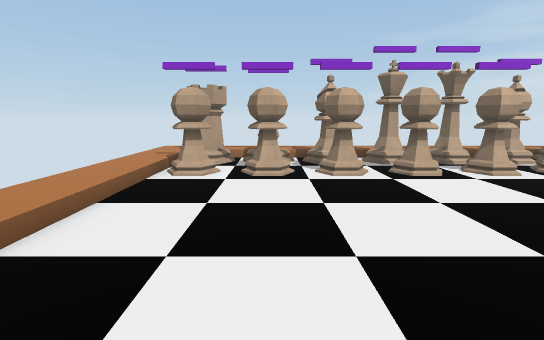
[1] (above)

13 first-person views from a walk through a scene from a Unity 3-D project. The camera is 0.72 m above the floor, tilts 10° down and sees 85° across. The floor is counted in squares, 0.5 m on a side. Each view is taken from the middle of a square. On the plan, view 1 faces up. The plan holds only what a view shows up to about 14 squares ahead; the rest is blank. The place goes on beyond the plan. The player character is not drawn. Some surface patterns are stand-ins.

[2]
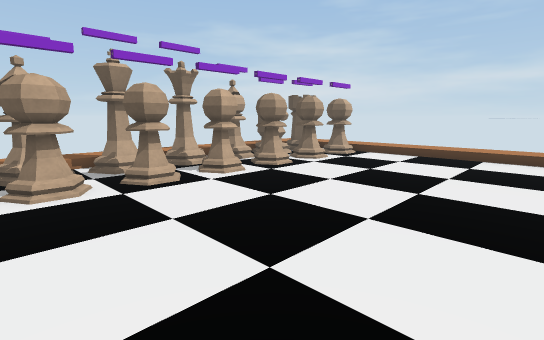

[3]
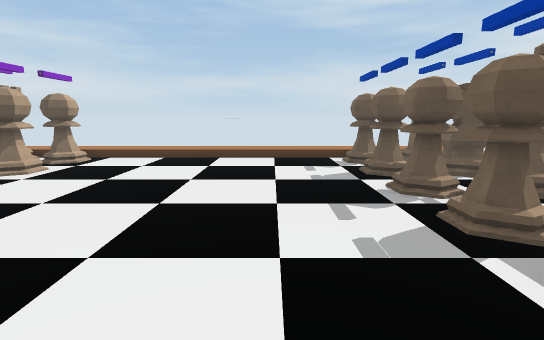

[4]
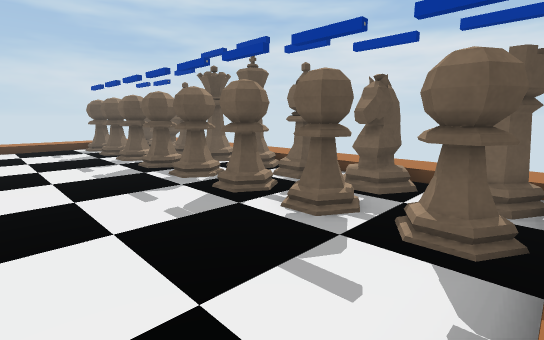

[5]
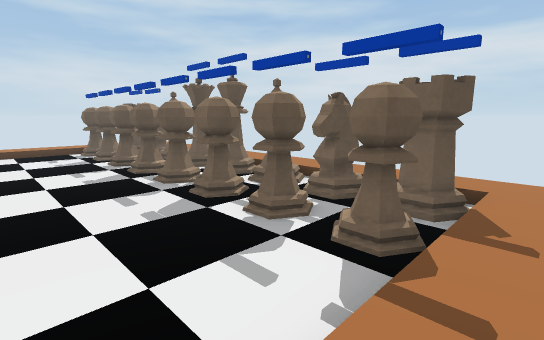

[6]
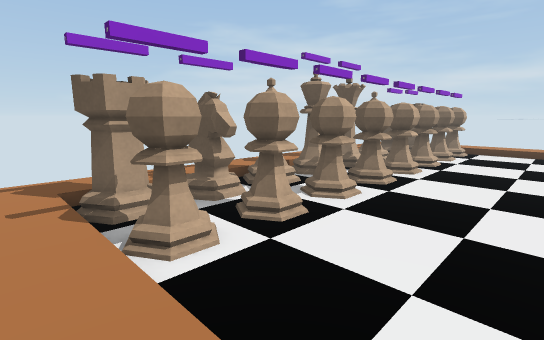

[7]
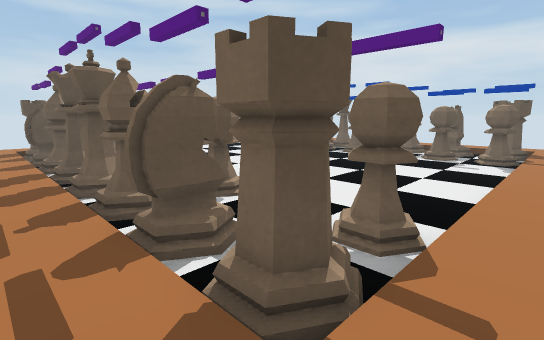

[8]
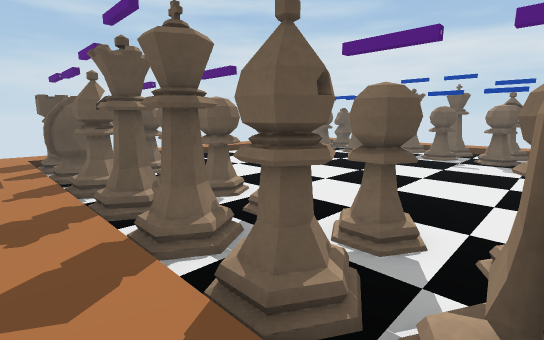

[9]
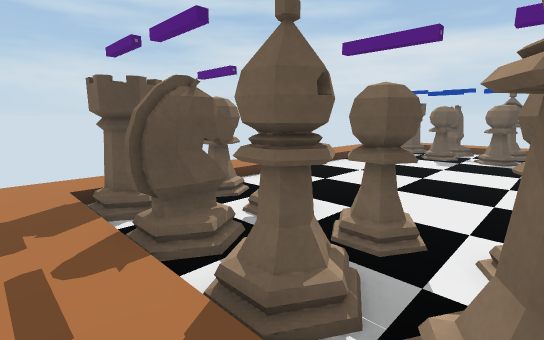

[10]
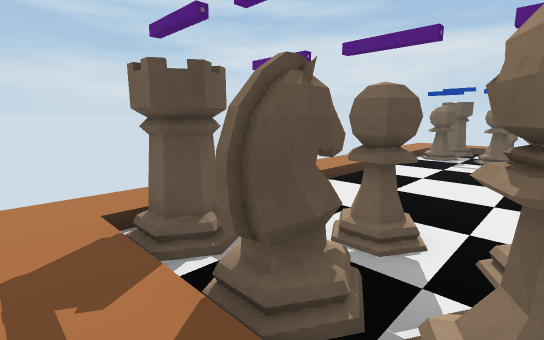

[11]
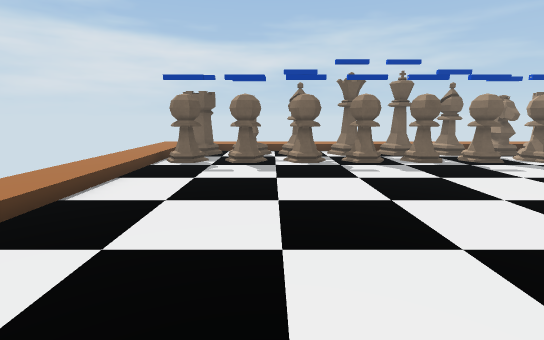

[12]
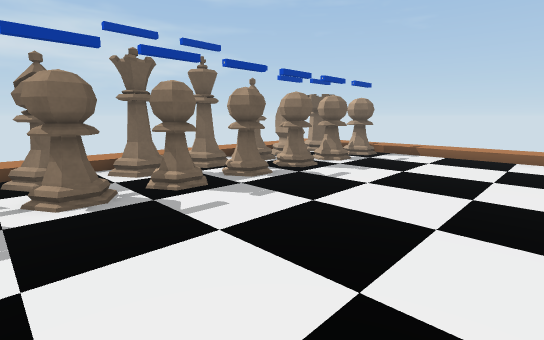

[13]
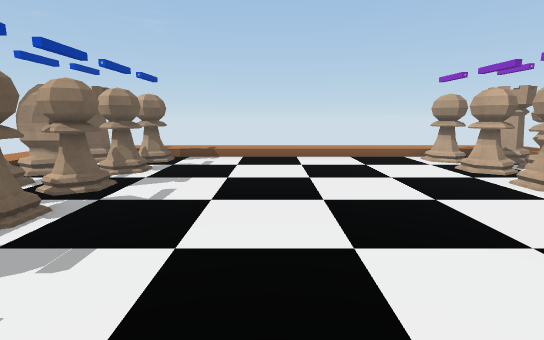

### Floor plan
Key: @ floor where view 1 was taken; # wall or solid block; x gap in a wall; . main floor; : floor 0.15 m higher than the main floor; / step, stairs or slope.
Columns run from 4 left of view 1 to 14 right of it. Each row starts with its distance up from view 1.
 12 :::::::::::::::::::
 11 ://///////////////:
 10 :/#x#x#x#x#x#x#x#/:
  9 :/x.x.........x.x/
  8 :/#.#.#.#.#.#.#.#/:
  7 :/.............../:
  6 :/.............../:
  5 :/.............../:
  4 :/.............../:
  3 :/.............../:
  2 :/.............../:
  1 :/.............../:
  0 :/..@............/:
 -1 :/.............../:
 -2 :/#.#.#.#.#.#.#.#/:
 -3 :/..x......... ../:
 -4 :/#x#x#x#x#x#x#x#/:
 -5 ://////// ////   /:
 -6 ::::::::::::::

Positions as (right, up) in squares from view 1, and headings:
1: (0, 0), facing up
2: (1, 1), facing up-right
3: (2, 1), facing right
4: (-3, 2), facing down-right
5: (-4, 2), facing down-right
6: (-4, 4), facing up-right
7: (-4, 12), facing down-right
8: (0, 12), facing down-right
9: (6, 12), facing down-right
10: (8, 12), facing down-right
11: (9, 8), facing down
12: (9, 4), facing down-left
13: (8, 2), facing left
